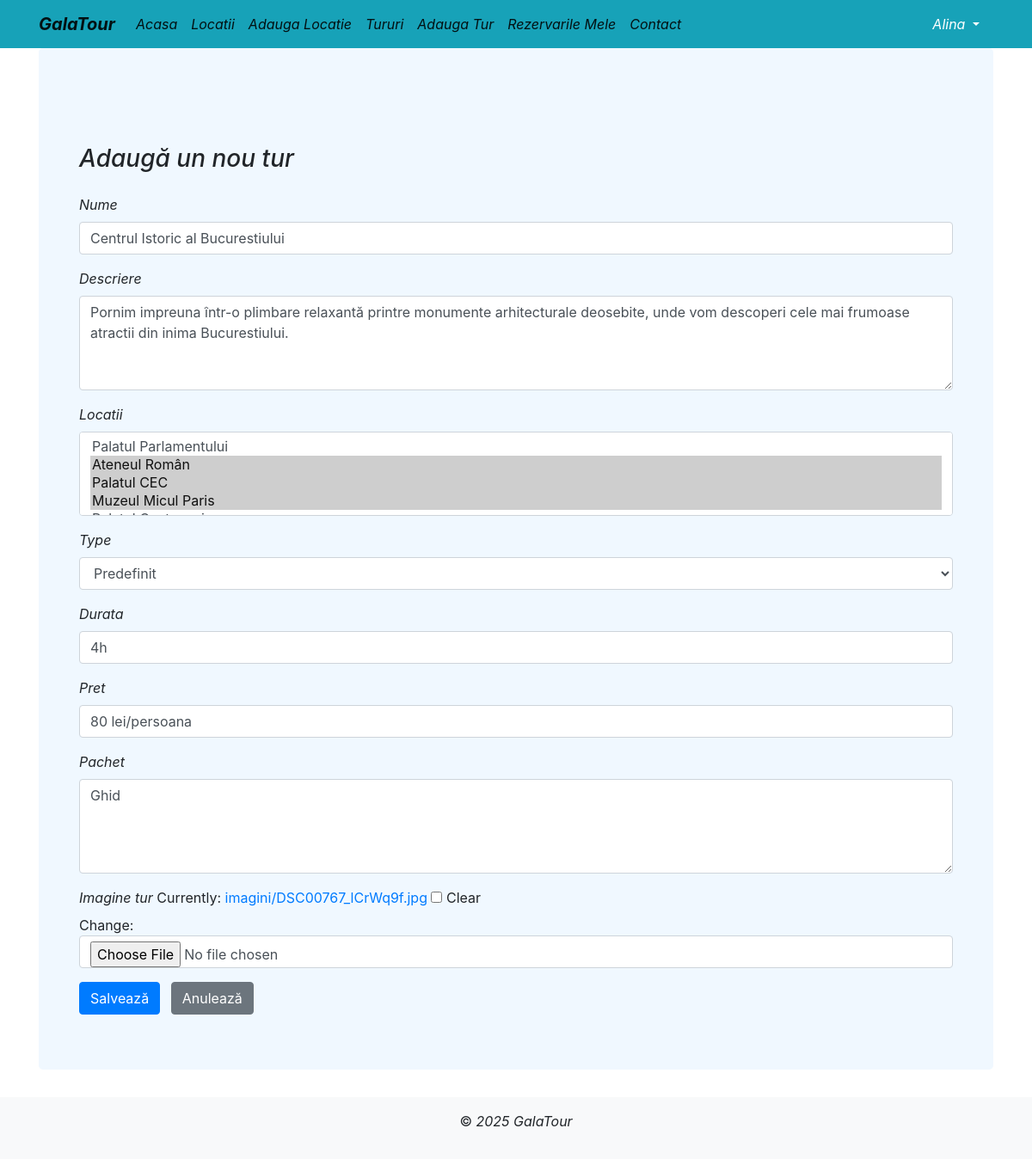
/tur/3/edit/ (signed in), run on the app's committed database.
### locatii/models.py (models this page shows, shortened)
class Tur(models.Model):
    class Meta:
        verbose_name_plural = 'Tururi'
    OPTIUNI_TIP_TUR = [
            ('predefinit', 'Predefinit'),
            ('personalizat', 'Personalizat')
        ]
    nume = CharField(max_length=128, blank=True, null=True)
    descriere = TextField(blank=True, null=True)
    locatii = ManyToManyField(Locatie, related_name='tururi')
    type = CharField(max_length=40, choices=OPTIUNI_TIP_TUR, default='predefinit' )
    durata= CharField(max_length=128, blank=True, null=True)
    pret = CharField(max_length=256, blank=True, null=True)
    pachet = TextField(blank=True, null=True)
    imagine_tur = ImageField(upload_to='imagini', blank=True, null=True)

### locatii/views.py (the view)
# urls.py: path('tur/<int:tur_id>/edit/', editeaza_tur, name='editeaza_tur'),
@login_required
@user_passes_test(is_angajat)
def editeaza_tur(request, tur_id):
    tur = get_object_or_404(Tur, id=tur_id)
    if request.method == "POST":
        form = TurForm(request.POST, request.FILES, instance=tur)
        if form.is_valid():
            form.save()
            return redirect('detalii_tur', tur_id=tur.id)
    else:
        form = TurForm(instance=tur)
    return render(request, 'adauga_tur.html', {'form': form, 'tur': tur})

### locatii/forms.py
class TurForm(ModelForm):
    class Meta:
        model = Tur
        fields = ['nume', 'descriere', 'locatii', 'type', 'durata', 'pret', 'pachet', 'imagine_tur']
        widgets = {
            'nume': TextInput(attrs={'class': 'form-control', 'placeholder': 'Introduceți numele turului'}),
            'descriere': Textarea(attrs={'class': 'form-control', 'rows': 4, 'placeholder': 'Descriere...'}),
            'locatii': SelectMultiple(attrs={'class': 'form-control'}),
            'type': Select(attrs={'class': 'form-control'}),
            'durata': TextInput(attrs={'class': 'form-control', 'placeholder': 'Durata turului'}),
            'pret': TextInput(attrs={'class': 'form-control', 'placeholder': 'Prețul turului'}),
            'pachet': Textarea(attrs={'class': 'form-control', 'rows': 4, 'placeholder': 'Detalii pachet...'}),
            'imagine_tur': ClearableFileInput(attrs={'class': 'form-control'}),
        }

### locatii/models.py (called while the page is built)
    def __str__(self):
        return f"{self.nume}"

### locatii/views.py (called while the page is built)
def is_angajat(user):
    return user.is_authenticated and user.groups.filter(name='angajati').exists()

### locatii/templates/adauga_tur.html (shortened to what this page needs)
<!DOCTYPE html>
<html lang="en">
<head>
</head>
<body>
{% extends 'base.html' %}
{% block content %}
<div class="container mt-5">
    <h3 class="mb-4"><i>Adaugă un nou tur</i></h3>
    <form method="post" enctype="multipart/form-data" class="needs-validation" novalidate>
        {% for field in form %}
            <div class="form-group">
                <label for="{{ field.id_for_label }}" style="font-style: italic;">
                    {{ field.label }}
                </label>
                {{ field }}
            </div>
        {% endfor %}
        <button type="submit" class="btn btn-primary">Salvează</button>
        <a href="{% url 'lista_tur' %}" class="btn btn-secondary ml-2">Anulează</a>
    </form>
</div>
{% endblock %}

### locatii/templates/base.html (shortened to what this page needs)
{% load static %}
<html {% if LANGUAGE_CODE %}lang="{{ LANGUAGE_CODE }}" {% endif %}>
<head>
    <link rel="stylesheet" href="https://stackpath.bootstrapcdn.com/bootstrap/4.2.1/css/bootstrap.min.css"
>
    <link rel="stylesheet" href="{% static 'index.css' %}">
</head>
<body>
<div class="wrapper">
    <nav class="navbar navbar-expand-lg navbar-light bg-info">
        <div class="container fixed">
            <a class="navbar-brand" href="/"><i><b>GalaTour</b></i></a>
            <div class="collapse navbar-collapse" id="navbarNavAltMarkup">
                <div class="navbar-nav">
                    <a class="nav-item nav-link active" href="/">
                        <i>Acasa</i>
                    </a>
                    <a class="nav-item nav-link active" href="{% url 'lista_locatie' %}">
                        <i>Locatii</i>
                    </a>
                    {% if request.user.is_authenticated and request.user.groups.all.0.name == "angajati" %}
                     <a class="nav-item nav-link active" href="{% url 'adauga_locatie' %}">
                        <i>Adauga Locatie</i>
                    {% endif %}
                    </a>
                    <a class="nav-item nav-link active" href="{% url 'lista_tur' %}">
                        <i>Tururi</i>
                    </a>
                    {% if request.user.is_authenticated and request.user.groups.all.0.name == "angajati" %}
                    <a class="nav-item nav-link active" href="{% url 'adauga_tur' %}">
                        <i>Adauga Tur</i>
                    {% endif %}
                    </a>
                    {% if user.is_authenticated %}
                    <a class="nav-item nav-link active" href="{% url 'lista_rezervari' %}">
                        <i>Rezervarile Mele</i>
                    {% endif %}
                    </a>
                    <a class="nav-item nav-link active" href="{% url 'contact' %}"><i>Contact</i></a>
                </div>
            </div>
            <div class="nav-item dropdown">
            {% if user.is_authenticated %}
            <a class="nav-link dropdown-toggle text-white" href="#" data-toggle="dropdown">
                <i>{{user.username}}</i>
            </a>
            {% endif %}
            </div>
        </div>
    </nav>
    <div class="content">
        <div class="container">
            <div class="jumbotron">
                {% block content %}{% endblock %}
            </div>
        </div>
    </div>
    <footer class="bg-light text-center py-3">
        <p>&copy;<i> 2025 GalaTour</i></p>
    </footer>
</div>
</body>
</html>

### locatii/static/index.css (style rules this page uses)
.jumbotron { background-color: aliceblue; }

### locatii/templates/base.html (style rules this page uses)
html, body { height: 100%; }
.wrapper { min-height: 100%; display: flex; flex-direction: column; }
.content { flex: 1; }
footer { background-color: #f8f9fa; text-align: center; padding: 1rem 0; }

### data on the page
Tur: form "Centrul Istoric al Bucurestiului" "Pornim impreuna într-o plimbare relaxantă printre monumente arhitecturale deosebite, unde vom descoperi cele mai frumoase atractii din inima Bucurestiului." "Predefinit" "4h" "80 lei/persoana" "Ghid"

### other printed values
{{ user.username }} "Alina"
{{ field.label }} "Nume" "Descriere" "Locatii" "Type" "Durata" "Pret" "Pachet" "Imagine tur"
